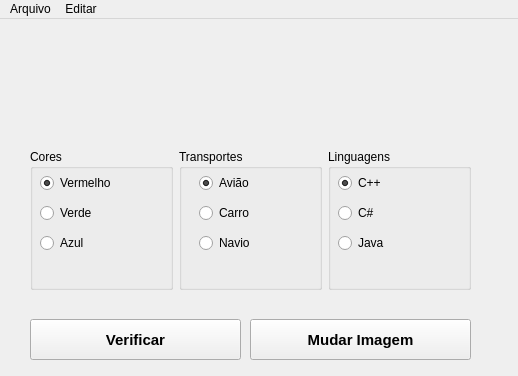
<?xml version="1.0" encoding="UTF-8"?>
<ui version="4.0">
 <class>MainWindow</class>
 <widget class="QMainWindow" name="MainWindow">
  <property name="geometry">
   <rect>
    <x>0</x>
    <y>0</y>
    <width>518</width>
    <height>376</height>
   </rect>
  </property>
  <property name="minimumSize">
   <size>
    <width>518</width>
    <height>376</height>
   </size>
  </property>
  <property name="maximumSize">
   <size>
    <width>518</width>
    <height>376</height>
   </size>
  </property>
  <property name="windowTitle">
   <string>Radio Button</string>
  </property>
  <widget class="QWidget" name="centralwidget">
   <widget class="QPushButton" name="btnVerif">
    <property name="geometry">
     <rect>
      <x>30</x>
      <y>300</y>
      <width>211</width>
      <height>41</height>
     </rect>
    </property>
    <property name="font">
     <font>
      <pointsize>11</pointsize>
      <bold>true</bold>
     </font>
    </property>
    <property name="text">
     <string>Verificar</string>
    </property>
   </widget>
   <widget class="QWidget" name="layoutWidget">
    <property name="geometry">
     <rect>
      <x>30</x>
      <y>130</y>
      <width>441</width>
      <height>141</height>
     </rect>
    </property>
    <layout class="QHBoxLayout" name="horizontalLayout">
     <item>
      <widget class="QGroupBox" name="groupBox">
       <property name="title">
        <string>Cores</string>
       </property>
       <widget class="QWidget" name="layoutWidget">
        <property name="geometry">
         <rect>
          <x>10</x>
          <y>20</y>
          <width>101</width>
          <height>91</height>
         </rect>
        </property>
        <layout class="QVBoxLayout" name="verticalLayout">
         <item>
          <widget class="QRadioButton" name="radVerm">
           <property name="text">
            <string>Vermelho</string>
           </property>
           <property name="checked">
            <bool>true</bool>
           </property>
          </widget>
         </item>
         <item>
          <widget class="QRadioButton" name="radVerd">
           <property name="text">
            <string>Verde</string>
           </property>
          </widget>
         </item>
         <item>
          <widget class="QRadioButton" name="radAzul">
           <property name="text">
            <string>Azul</string>
           </property>
          </widget>
         </item>
        </layout>
       </widget>
      </widget>
     </item>
     <item>
      <widget class="QGroupBox" name="groupBox_2">
       <property name="title">
        <string>Transportes</string>
       </property>
       <widget class="QWidget" name="layoutWidget">
        <property name="geometry">
         <rect>
          <x>20</x>
          <y>20</y>
          <width>91</width>
          <height>91</height>
         </rect>
        </property>
        <layout class="QVBoxLayout" name="verticalLayout_2">
         <item>
          <widget class="QRadioButton" name="radAv">
           <property name="text">
            <string>Avião</string>
           </property>
           <property name="checked">
            <bool>true</bool>
           </property>
          </widget>
         </item>
         <item>
          <widget class="QRadioButton" name="radCar">
           <property name="text">
            <string>Carro</string>
           </property>
          </widget>
         </item>
         <item>
          <widget class="QRadioButton" name="radNav">
           <property name="text">
            <string>Navio</string>
           </property>
          </widget>
         </item>
        </layout>
       </widget>
      </widget>
     </item>
     <item>
      <widget class="QGroupBox" name="groupBox_3">
       <property name="title">
        <string>Linguagens</string>
       </property>
       <widget class="QWidget" name="layoutWidget">
        <property name="geometry">
         <rect>
          <x>10</x>
          <y>20</y>
          <width>91</width>
          <height>91</height>
         </rect>
        </property>
        <layout class="QVBoxLayout" name="verticalLayout_3">
         <item>
          <widget class="QRadioButton" name="radCpp">
           <property name="text">
            <string>C++</string>
           </property>
           <property name="checked">
            <bool>true</bool>
           </property>
          </widget>
         </item>
         <item>
          <widget class="QRadioButton" name="radCsh">
           <property name="text">
            <string>C#</string>
           </property>
          </widget>
         </item>
         <item>
          <widget class="QRadioButton" name="radJav">
           <property name="text">
            <string>Java</string>
           </property>
          </widget>
         </item>
        </layout>
       </widget>
      </widget>
     </item>
    </layout>
   </widget>
   <widget class="QLabel" name="lblImg">
    <property name="geometry">
     <rect>
      <x>198</x>
      <y>10</y>
      <width>121</width>
      <height>101</height>
     </rect>
    </property>
    <property name="text">
     <string/>
    </property>
   </widget>
   <widget class="QPushButton" name="btnImg">
    <property name="geometry">
     <rect>
      <x>250</x>
      <y>300</y>
      <width>221</width>
      <height>41</height>
     </rect>
    </property>
    <property name="font">
     <font>
      <pointsize>11</pointsize>
      <bold>true</bold>
     </font>
    </property>
    <property name="text">
     <string>Mudar Imagem</string>
    </property>
   </widget>
  </widget>
  <widget class="QMenuBar" name="menuBar">
   <property name="geometry">
    <rect>
     <x>0</x>
     <y>0</y>
     <width>518</width>
     <height>22</height>
    </rect>
   </property>
   <widget class="QMenu" name="menuArquivo">
    <property name="title">
     <string>Arquivo</string>
    </property>
    <addaction name="itNov"/>
    <addaction name="itEdi"/>
    <addaction name="itSalv"/>
    <addaction name="separator"/>
    <addaction name="itSair"/>
   </widget>
   <widget class="QMenu" name="menuEditar">
    <property name="title">
     <string>Editar</string>
    </property>
    <addaction name="itPesq"/>
   </widget>
   <addaction name="menuArquivo"/>
   <addaction name="menuEditar"/>
  </widget>
  <action name="itNov">
   <property name="icon">
    <iconset resource="Recursos.qrc">
     <normaloff>:/icons/icones/user_go.png</normaloff>:/icons/icones/user_go.png</iconset>
   </property>
   <property name="text">
    <string>Novo</string>
   </property>
  </action>
  <action name="itEdi">
   <property name="icon">
    <iconset resource="Recursos.qrc">
     <normaloff>:/icons/icones/user_edit.png</normaloff>:/icons/icones/user_edit.png</iconset>
   </property>
   <property name="text">
    <string>Editar</string>
   </property>
   <property name="toolTip">
    <string>Editar</string>
   </property>
  </action>
  <action name="itSalv">
   <property name="icon">
    <iconset resource="Recursos.qrc">
     <normaloff>:/icons/icones/user_add.png</normaloff>:/icons/icones/user_add.png</iconset>
   </property>
   <property name="text">
    <string>Salvar</string>
   </property>
  </action>
  <action name="itSair">
   <property name="icon">
    <iconset resource="Recursos.qrc">
     <normaloff>:/icons/icones/door_out.png</normaloff>:/icons/icones/door_out.png</iconset>
   </property>
   <property name="text">
    <string>Sair</string>
   </property>
  </action>
  <action name="itPesq">
   <property name="icon">
    <iconset resource="Recursos.qrc">
     <normaloff>:/icons/icones/zoom.png</normaloff>:/icons/icones/zoom.png</iconset>
   </property>
   <property name="text">
    <string>Pesquisar</string>
   </property>
  </action>
 </widget>
 <resources>
  <include location="Recursos.qrc"/>
 </resources>
 <connections/>
</ui>
